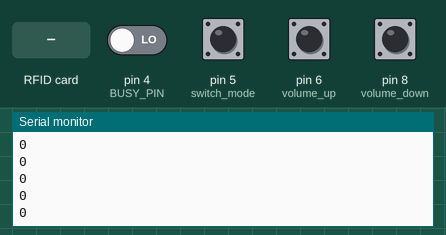
This sketch was run on a simulated Arduino Uno, built with avr-gcc and run on an emulated ATmega328P. Shown: the last lines printed to the serial monitor. Inputs (shaded band) come from the test bench; at power-on: pin 4 (BUSY_PIN), pin 5 (switch_mode), pin 6 (volume_up), pin 8 (volume_down) LOW. The audio player accepts every command and is not drawn.

Above: at 1.7 s.
1.8 s: RFID card 53 31 13 5C 41 00 01 held to the reader
At 2.4 s:
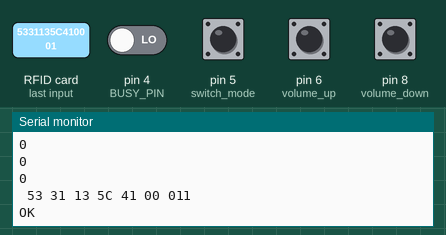
3.3 s: RFID card 53 B3 29 5B 41 00 01 held to the reader
At 4.0 s:
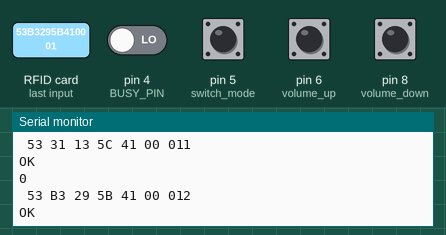
4.8 s: RFID card 53 A3 25 5B 41 00 01 held to the reader
At 5.6 s:
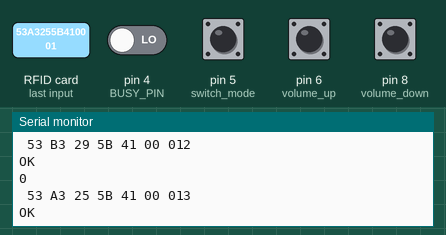
6.4 s: RFID card 5E 7A 19 C4 held to the reader
At 7.5 s:
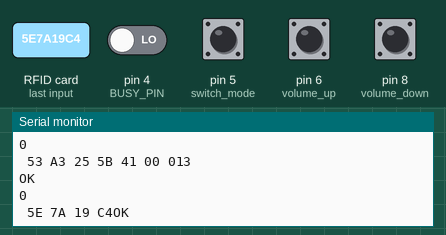
7.9 s: pin 5 (switch_mode) pulled HIGH for 0.15 s
At 9.1 s:
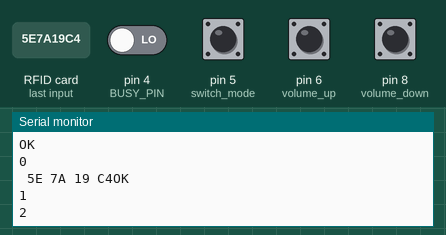
Timing chart, 0 to 10.5 s (numbered marks = the images above; inputs shaded):
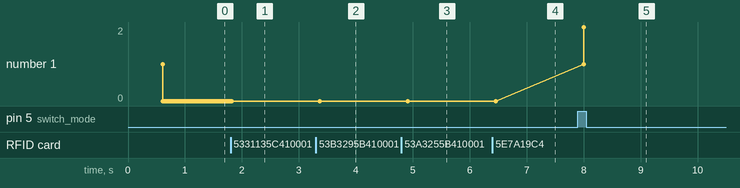

The sketch:

TME_Education_william.ino
```cpp
/*
 * -----------------------------------------------------------------------------------------
 *             MFRC522      Arduino       Arduino   Arduino    Arduino          Arduino
 *             Reader/PCD   Uno/101       Mega      Nano v3    Leonardo/Micro   Pro Micro
 * Signal      Pin          Pin           Pin       Pin        Pin              Pin
 * -----------------------------------------------------------------------------------------
 * RST/Reset   RST          9             5         D9         RESET/ICSP-5     RST
 * SPI SS      SDA(SS)      10            53        D10        10               10
 * SPI MOSI    MOSI         11 / ICSP-4   51        D11        ICSP-4           16
 * SPI MISO    MISO         12 / ICSP-1   50        D12        ICSP-1           14
 * SPI SCK     SCK          13 / ICSP-3   52        D13        ICSP-3           15
 *
 * More pin layouts for other boards can be found here: https://github.com/miguelbalboa/rfid#pin-layout
 */

#include <SPI.h>
#include <MFRC522.h>
#include "SoftwareSerial.h"
#include "DFRobotDFPlayerMini.h"

// Use pins 2 and 3 to communicate with DFPlayer Mini
static const uint8_t PIN_MP3_TX = 2;  // Connects to module's RX
static const uint8_t PIN_MP3_RX = 3;  // Connects to module's TX
SoftwareSerial softwareSerial(PIN_MP3_RX, PIN_MP3_TX);

#define RST_PIN 9  // Configurable, see typical pin layout above
#define SS_PIN 10  // Configurable, see typical pin layout above
#define BUSY_PIN 4
#define volume_up 6
#define volume_down 8
#define switch_mode 5
#define next_song 7


// Create the Player object
DFRobotDFPlayerMini player;

MFRC522 mfrc522(SS_PIN, RST_PIN);  // Create MFRC522 instance
String accessUID[] = { "", "53 31 13 5C 41 00 01", "53 B3 29 5B 41 00 01", "53 A3 25 5B 41 00 01", "53 9F 21 5B 41 00 01", "53 C9 2D 5B 41 00 01", "53 7A 3A 5B 41 00 01" };


int main_len = sizeof(accessUID) / sizeof(accessUID[0]);

int mode = 1;

void setup() {
  pinMode(BUSY_PIN, INPUT);
  pinMode(volume_up, INPUT);
  pinMode(volume_down, INPUT);
  pinMode(switch_mode, INPUT);
  pinMode(next_song, INPUT);


  Serial.begin(9600);  // Initialize serial communications with the PC
  softwareSerial.begin(9600);
  while (!Serial)
    ;  // Do nothing if no serial port is opened (added for Arduinos based on ATMEGA32U4)
  while (!player.begin(softwareSerial)) {
    delay(300);
  }
  SPI.begin();         // Init SPI bus
  mfrc522.PCD_Init();  // Init MFRC522
  delay(4);            // Optional delay. Some board do need more time after init to be ready, see Readme
  // mfrc522.PCD_DumpVersionToSerial();	// Show details of PCD - MFRC522 Card Reader details
  Serial.println(F("Scan PICC to see UID, SAK, type, and data blocks..."));
  player.play(7);
  mode = 1;
  Serial.println(mode);
}

void loop() {

  Serial.println(digitalRead(switch_mode));
  if ((digitalRead(switch_mode)) == 1) {
    if (mode < 3) {
      mode++;
    } else if (mode == 3) {
      mode = 1;
    }
    Serial.println(mode);
    if (mode == 1) {
      player.play(7);
      delay(3000);
    }
    if (mode == 2) {
      player.play(8);
      delay(3000);
      player.loopFolder(2);  //loop all mp3 files in folder SD:/02.
    } else if (mode == 3) {
      player.play(9);
      delay(3000);
      player.loopFolder(3);  //loop all mp3 files in folder SD:/03.
    }
  }


  if ((digitalRead(volume_up)) == 1) {
    player.volumeUp();  //Volume Up
  }
  if ((digitalRead(volume_down)) == 1) {
    player.volumeDown();  //Volume Down
  }
  // Animal mode
  if (mode == 1) {
    // Reset the loop if no new card present on the sensor/reader. This saves the entire process when idle.
    if (!mfrc522.PICC_IsNewCardPresent()) {
      return;
    }

    // Select one of the cards
    if (!mfrc522.PICC_ReadCardSerial()) {
      return;
    }

    String animal = "";
    int play_index = 0;

    // read animals
    for (byte i = 0; i < mfrc522.uid.size; i++) {
      Serial.print(mfrc522.uid.uidByte[i] < 0x10 ? " 0" : " ");
      Serial.print(mfrc522.uid.uidByte[i], HEX);
      animal.concat(String(mfrc522.uid.uidByte[i] < 0x10 ? " 0" : " "));
      animal.concat(String(mfrc522.uid.uidByte[i], HEX));
    }

    // convert to uppercase
    animal.toUpperCase();

    for (int i = 0; i < main_len; i++) {
      if (animal.substring(1) == accessUID[i]) {
        play_index = i;
        Serial.println(play_index);
      }
    }

    Serial.println("OK");
    for (int i = 0; i < 10; i++) {
      player.volume(23);
      player.EQ(DFPLAYER_EQ_JAZZ);

      player.play(play_index);
      delay(500);
      if (digitalRead(BUSY_PIN) == 0) {
        // Serial.println(digitalRead(BUSY_PIN));
        break;
      }
    }

    Serial.println("");

    // PICC_HaltA() is automatically called
    mfrc522.PICC_HaltA();
    play_index = 0;
    animal = "";
  }
  // Happy mode
  else if (mode == 2) {
    if ((digitalRead(next_song)) == 1) {
      player.next();
    }
  }
  // sleep mode
  else if (mode == 3) {
    if ((digitalRead(next_song)) == 1) {
      player.next();
    }
  }
  delay(1000);
}
```

Measured:
- after the input at 1.8 s, the serial monitor: prints a new line at once (image 1)
- after the input at 3.3 s, the serial monitor: prints a new line after 0.07 s (image 2)
- after the input at 4.8 s, the serial monitor: prints a new line after 0.11 s (image 3)
- after the input at 6.4 s, the serial monitor: prints a new line after 0.06 s (image 4)
- after the input at 7.9 s, the serial monitor: prints a new line after 0.10 s (image 5)
- plotted number 1: 0 → 2 after the input at 7.9 s
